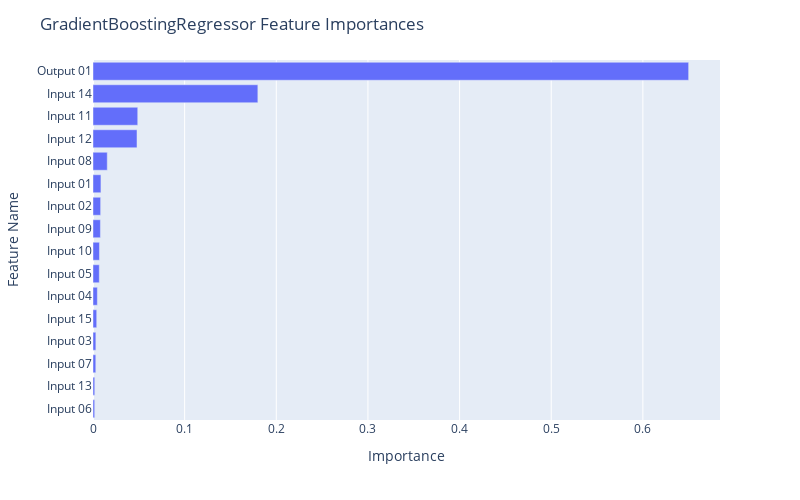

Notebook code cell kept with this figure:
### Code cell
fig = px.bar(df_gb, x="Importance", y="Feature Name")

fig.update_layout(
    autosize=False,
    width=800,
    height=500,
    title_text=f"GradientBoostingRegressor Feature Importances",
    yaxis={'categoryorder':'total ascending'}
)

fig.show()

### Figure 1 — Plotly figure (JSON) as saved in the notebook; plotly's stock layout.template omitted (floating-point values rounded to 4 significant figures)
{"data": [{"alignmentgroup": "True", "hovertemplate": "Importance=%{x}<br>Feature Name=%{y}<extra></extra>", "legendgroup": "", "marker": {"color": "#636efa", "pattern": {"shape": ""}}, "name": "", "offsetgroup": "", "orientation": "h", "showlegend": false, "textposition": "auto", "type": "bar", "x": [0.65, 0.1799, 0.04882, 0.04801, 0.01556, 0.008661, 0.008339, 0.008098, 0.007052, 0.006862, 0.004745, 0.004056, 0.003123, 0.003046, 0.00192, 0.001848], "xaxis": "x", "y": ["Output 01", "Input 14", "Input 11", "Input 12", "Input 08", "Input 01", "Input 02", "Input 09", "Input 10", "Input 05", "Input 04", "Input 15", "Input 03", "Input 07", "Input 13", "Input 06"], "yaxis": "y"}], "layout": {"autosize": false, "barmode": "relative", "height": 500, "legend": {"tracegroupgap": 0}, "margin": {"t": 60}, "title": {"text": "GradientBoostingRegressor Feature Importances"}, "width": 800, "xaxis": {"anchor": "y", "autorange": true, "domain": [0, 1], "range": [0, 0.6842], "title": {"text": "Importance"}, "type": "linear"}, "yaxis": {"anchor": "x", "autorange": true, "categoryorder": "total ascending", "domain": [0, 1], "range": [-0.5, 15.5], "title": {"text": "Feature Name"}, "type": "category"}}}
